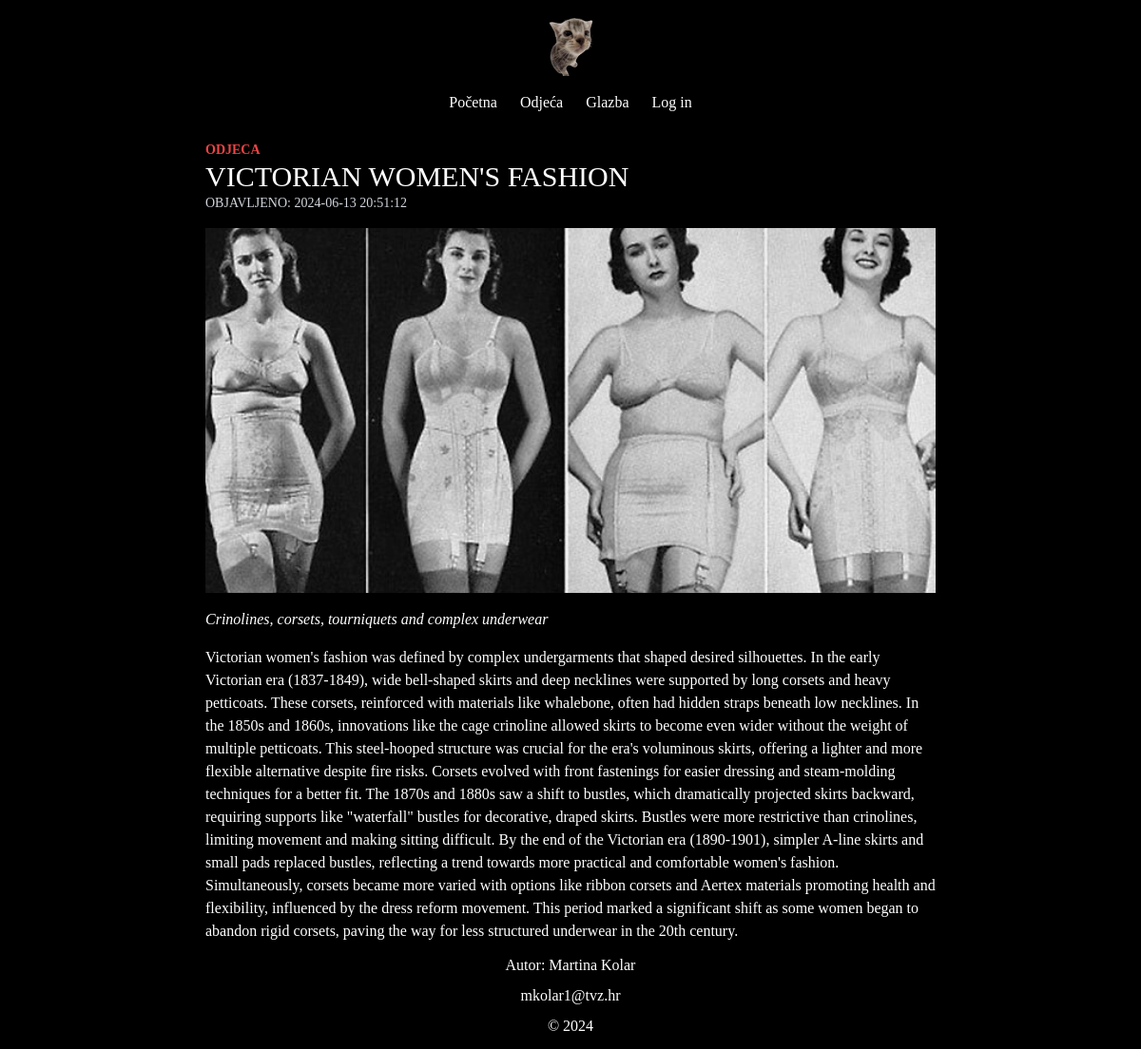
Screenshot of /clanci/clanak.php?id=12 with the database file from the repository.
### tables this page shows
CREATE TABLE `clanak` (
  `id` int(11) NOT NULL,
  `datum` datetime NOT NULL,
  `naslov` varchar(64) NOT NULL,
  `sazetak` text NOT NULL,
  `tekst` text NOT NULL,
  `slika` varchar(255) NOT NULL,
  `kategorija` varchar(64) NOT NULL,
  `arhiva` tinyint(1) NOT NULL
);

### clanci/clanak.php (the view, shortened to what this page needs)
<!DOCTYPE html>
<html lang="en">
<head>
    <link rel="stylesheet" href="../style.css">
    <script src="https://cdn.tailwindcss.com"></script>
</head>
<?php
include '../header.php';
?>
<body class="bg-black text-white mx-auto">
    <?php
    include '../connect.php';
    $id = isset($_GET['id']) ? (int)$_GET['id'] : 0;
    $query = "SELECT * FROM clanak WHERE id=$id";
    $result = mysqli_query($dbc, $query);
    if ($result && mysqli_num_rows($result) > 0) {
        $row = mysqli_fetch_array($result);
    ?>
        <main class="max-w-screen-md mx-auto flex flex-col gap-y-4">
            <div class="row">
                <h2 class="text-sm uppercase text-red-500 font-bold">
                    <?php echo "<span>" . $row['kategorija'] . "</span>"; ?>
                </h2>
                <h1 class="text-3xl uppercase">
                    <?php echo $row['naslov']; ?>
                </h1>
                <p class="text-sm text-gray-300">OBJAVLJENO: <?php echo "<span>" . $row['datum'] . "</span>"; ?></p>
            </div>
            <section class="slika">
                <?php echo '<img class="w-full object-cover max-h-96" src="' . UPLPATH . $row['slika'] . '">'; ?>
            </section>
            <section class="about">
                <p><?php echo "<i>" . $row['sazetak'] . "</i>"; ?></p>
            </section>
            <section class="sadrzaj">
                <p><?php echo $row['tekst']; ?></p>
            </section>
        </main>
    <?php
    } else {
        echo "<p>Članak nije pronađen.</p>";
    }
    ?>
    <?php include "../footer.php" ?>
</body>
</html>

### style.css (style rules this page uses)
body { font-family: 'Cinzel', serif; }

### rows the page displays
clanak: kategorija "ODJECA", naslov "VICTORIAN WOMEN'S FASHION", datum "2024-06-13 20:51:12", slika (picture), sazetak "Crinolines, corsets, tourniquets and complex underwear", tekst "Victorian women's fashion was defined by complex undergarments that shaped desired silhouettes. In the early Victorian era (1837-1849), wide bell-shaped skirts and deep necklines were supported by long corsets and heavy petticoats. These corsets, reinforced with materials like whalebone, often had hidden straps beneath low necklines. In the 1850s and 1860s, innovations like the cage crinoline allowed skirts to become even wider without the weight of multiple petticoats. This steel-hooped structure was crucial for the era's voluminous skirts, offering a lighter and more flexible alternative despite fire risks. Corsets evolved with front fastenings for easier dressing and steam-molding…"
